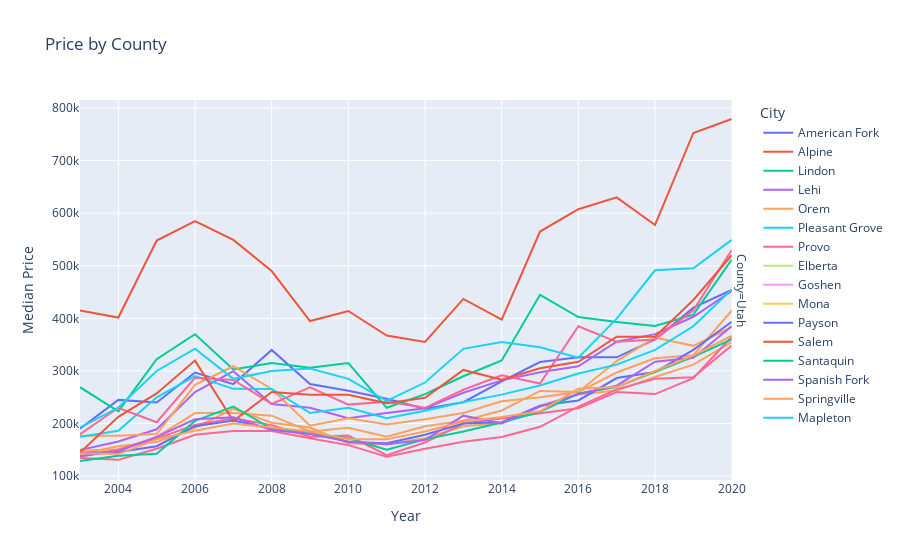

The notebook cell this image was saved under:
### Code cell
px.line(utah_df[utah_df.County == "Utah"], x="Year", y="Median Price", line_group ="Zip", color="City", facet_row="County", title='Price by County')

### Figure 1 — Plotly figure (JSON) as saved in the notebook; plotly's stock layout.template omitted (floating-point values rounded to 4 significant figures)
{"data": [{"hovertemplate": "City=American Fork<br>County=Utah<br>Zip=84003<br>Year=%{x}<br>Median Price=%{y}<extra></extra>", "legendgroup": "American Fork", "line": {"color": "#636efa", "dash": "solid"}, "mode": "lines", "name": "American Fork", "orientation": "v", "showlegend": true, "type": "scatter", "x": [2003, 2004, 2005, 2006, 2007, 2008, 2009, 2010, 2011, 2012, 2013, 2014, 2015, 2016, 2017, 2018, 2019, 2020], "xaxis": "x", "y": [190000, 245000, 239950, 297000, 275000, 340000, 275000, 262500, 247000, 228326, 240650, 280000, 317000, 326000, 325900, 359900, 420250, 454000], "yaxis": "y"}, {"hovertemplate": "City=Alpine<br>County=Utah<br>Zip=84004<br>Year=%{x}<br>Median Price=%{y}<extra></extra>", "legendgroup": "Alpine", "line": {"color": "#EF553B", "dash": "solid"}, "mode": "lines", "name": "Alpine", "orientation": "v", "showlegend": true, "type": "scatter", "x": [2003, 2004, 2005, 2006, 2007, 2008, 2009, 2010, 2011, 2012, 2013, 2014, 2015, 2016, 2017, 2018, 2019, 2020], "xaxis": "x", "y": [415000, 401500, 547950, 585000, 549150, 490000, 394950, 414000, 367250, 355000, 437000, 397500, 565000, 607500, 630000, 577500, 752500, 779000], "yaxis": "y"}, {"hovertemplate": "City=Lindon<br>County=Utah<br>Zip=84042<br>Year=%{x}<br>Median Price=%{y}<extra></extra>", "legendgroup": "Lindon", "line": {"color": "#00cc96", "dash": "solid"}, "mode": "lines", "name": "Lindon", "orientation": "v", "showlegend": true, "type": "scatter", "x": [2003, 2004, 2005, 2006, 2007, 2008, 2009, 2010, 2011, 2012, 2013, 2014, 2015, 2016, 2017, 2018, 2019, 2020], "xaxis": "x", "y": [269125, 223000, 322450, 369990, 303000, 315000, 306000, 315000, 230000, 256050, 290000, 320000, 444750, 402500, 393000, 385700, 407000, 511750], "yaxis": "y"}, {"hovertemplate": "City=Lehi<br>County=Utah<br>Zip=84043<br>Year=%{x}<br>Median Price=%{y}<extra></extra>", "legendgroup": "Lehi", "line": {"color": "#ab63fa", "dash": "solid"}, "mode": "lines", "name": "Lehi", "orientation": "v", "showlegend": true, "type": "scatter", "x": [2003, 2004, 2005, 2006, 2007, 2008, 2009, 2010, 2011, 2012, 2013, 2014, 2015, 2016, 2017, 2018, 2019, 2020], "xaxis": "x", "y": [149900, 165830, 189162, 259900, 299500, 237000, 229900, 210000, 219900, 229000, 258500, 282098, 297500, 309000, 355500, 370000, 403000, 452000], "yaxis": "y"}, {"hovertemplate": "City=Orem<br>County=Utah<br>Zip=84057<br>Year=%{x}<br>Median Price=%{y}<extra></extra>", "legendgroup": "Orem", "line": {"color": "#FFA15A", "dash": "solid"}, "mode": "lines", "name": "Orem", "orientation": "v", "showlegend": true, "type": "scatter", "x": [2003, 2004, 2005, 2006, 2007, 2008, 2009, 2010, 2011, 2012, 2013, 2014, 2015, 2016, 2017, 2018, 2019, 2020], "xaxis": "x", "y": [142000, 157000, 164800, 192000, 228000, 201569, 192500, 162000, 160500, 172000, 194949, 200500, 233950, 255000, 263000, 288500, 312000, 355000], "yaxis": "y"}, {"hovertemplate": "City=Orem<br>County=Utah<br>Zip=84058<br>Year=%{x}<br>Median Price=%{y}<extra></extra>", "legendgroup": "Orem", "line": {"color": "#FFA15A", "dash": "solid"}, "mode": "lines", "name": "Orem", "orientation": "v", "showlegend": false, "type": "scatter", "x": [2003, 2004, 2005, 2006, 2007, 2008, 2009, 2010, 2011, 2012, 2013, 2014, 2015, 2016, 2017, 2018, 2019, 2020], "xaxis": "x", "y": [148500, 151050, 174300, 219900, 220000, 215000, 185000, 192000, 174900, 195000, 205250, 224900, 261990, 259900, 318777, 363500, 347750, 383645], "yaxis": "y"}, {"hovertemplate": "City=Orem<br>County=Utah<br>Zip=84097<br>Year=%{x}<br>Median Price=%{y}<extra></extra>", "legendgroup": "Orem", "line": {"color": "#FFA15A", "dash": "solid"}, "mode": "lines", "name": "Orem", "orientation": "v", "showlegend": false, "type": "scatter", "x": [2003, 2004, 2005, 2006, 2007, 2008, 2009, 2010, 2011, 2012, 2013, 2014, 2015, 2016, 2017, 2018, 2019, 2020], "xaxis": "x", "y": [177000, 176900, 180000, 273750, 309000, 265800, 196000, 210000, 198450, 208000, 220000, 242500, 250000, 259950, 297000, 324000, 330000, 415000], "yaxis": "y"}, {"hovertemplate": "City=Pleasant Grove<br>County=Utah<br>Zip=84062<br>Year=%{x}<br>Median Price=%{y}<extra></extra>", "legendgroup": "Pleasant Grove", "line": {"color": "#19d3f3", "dash": "solid"}, "mode": "lines", "name": "Pleasant Grove", "orientation": "v", "showlegend": true, "type": "scatter", "x": [2003, 2004, 2005, 2006, 2007, 2008, 2009, 2010, 2011, 2012, 2013, 2014, 2015, 2016, 2017, 2018, 2019, 2020], "xaxis": "x", "y": [175000, 186250, 250000, 290095, 266000, 265900, 220000, 230000, 210000, 224250, 241000, 255000, 272360, 295000, 312000, 340000, 385000, 455000], "yaxis": "y"}, {"hovertemplate": "City=Provo<br>County=Utah<br>Zip=84601<br>Year=%{x}<br>Median Price=%{y}<extra></extra>", "legendgroup": "Provo", "line": {"color": "#FF6692", "dash": "solid"}, "mode": "lines", "name": "Provo", "orientation": "v", "showlegend": true, "type": "scatter", "x": [2003, 2004, 2005, 2006, 2007, 2008, 2009, 2010, 2011, 2012, 2013, 2014, 2015, 2016, 2017, 2018, 2019, 2020], "xaxis": "x", "y": [134750, 131000, 152000, 178750, 186000, 186000, 172225, 158992, 136900, 152000, 165500, 174300, 193900, 232000, 265000, 285000, 288000, 348500], "yaxis": "y"}, {"hovertemplate": "City=Provo<br>County=Utah<br>Zip=84604<br>Year=%{x}<br>Median Price=%{y}<extra></extra>", "legendgroup": "Provo", "line": {"color": "#FF6692", "dash": "solid"}, "mode": "lines", "name": "Provo", "orientation": "v", "showlegend": false, "type": "scatter", "x": [2003, 2004, 2005, 2006, 2007, 2008, 2009, 2010, 2011, 2012, 2013, 2014, 2015, 2016, 2017, 2018, 2019, 2020], "xaxis": "x", "y": [179900, 230000, 202450, 287000, 283000, 237450, 268900, 236000, 241250, 230000, 264250, 291750, 276000, 385000, 355400, 360000, 415500, 529900], "yaxis": "y"}, {"hovertemplate": "City=Provo<br>County=Utah<br>Zip=84606<br>Year=%{x}<br>Median Price=%{y}<extra></extra>", "legendgroup": "Provo", "line": {"color": "#FF6692", "dash": "solid"}, "mode": "lines", "name": "Provo", "orientation": "v", "showlegend": false, "type": "scatter", "x": [2003, 2004, 2005, 2006, 2007, 2008, 2009, 2010, 2011, 2012, 2013, 2014, 2015, 2016, 2017, 2018, 2019, 2020], "xaxis": "x", "y": [137000, 150075, 171603, 197500, 210000, 197000, 174900, 177050, 139749, 164000, 200000, 210000, 220000, 229250, 260000, 256000, 286250, 365000], "yaxis": "y"}, {"hovertemplate": "City=Elberta<br>County=Utah<br>Zip=84626<br>Year=%{x}<br>Median Price=%{y}<extra></extra>", "legendgroup": "Elberta", "line": {"color": "#B6E880", "dash": "solid"}, "mode": "lines", "name": "Elberta", "orientation": "v", "showlegend": true, "type": "scatter", "x": [2003, 2004, 2005, 2006, 2007, 2008, 2009, 2010, 2011, 2012, 2013, 2014, 2015, 2016, 2017, 2018, 2019, 2020], "xaxis": "x", "y": [null, null, null, null, null, null, null, null, null, null, null, null, null, null, null, null, null, null], "yaxis": "y"}, {"hovertemplate": "City=Goshen<br>County=Utah<br>Zip=84633<br>Year=%{x}<br>Median Price=%{y}<extra></extra>", "legendgroup": "Goshen", "line": {"color": "#FF97FF", "dash": "solid"}, "mode": "lines", "name": "Goshen", "orientation": "v", "showlegend": true, "type": "scatter", "x": [2003, 2004, 2005, 2006, 2007, 2008, 2009, 2010, 2011, 2012, 2013, 2014, 2015, 2016, 2017, 2018, 2019, 2020], "xaxis": "x", "y": [null, null, null, null, null, null, null, null, null, null, 150000, null, null, null, null, 180000, null, 333000], "yaxis": "y"}, {"hovertemplate": "City=Mona<br>County=Utah<br>Zip=84645<br>Year=%{x}<br>Median Price=%{y}<extra></extra>", "legendgroup": "Mona", "line": {"color": "#FECB52", "dash": "solid"}, "mode": "lines", "name": "Mona", "orientation": "v", "showlegend": true, "type": "scatter", "x": [2003, 2004, 2005, 2006, 2007, 2008, 2009, 2010, 2011, 2012, 2013, 2014, 2015, 2016, 2017, 2018, 2019, 2020], "xaxis": "x", "y": [null, null, null, null, null, null, null, null, null, null, null, null, null, 210500, null, null, null, null], "yaxis": "y"}, {"hovertemplate": "City=Payson<br>County=Utah<br>Zip=84651<br>Year=%{x}<br>Median Price=%{y}<extra></extra>", "legendgroup": "Payson", "line": {"color": "#636efa", "dash": "solid"}, "mode": "lines", "name": "Payson", "orientation": "v", "showlegend": true, "type": "scatter", "x": [2003, 2004, 2005, 2006, 2007, 2008, 2009, 2010, 2011, 2012, 2013, 2014, 2015, 2016, 2017, 2018, 2019, 2020], "xaxis": "x", "y": [143900, 145900, 157000, 195000, 205658, 190000, 185000, 164900, 162500, 178700, 200000, 202500, 233785, 243875, 286500, 298000, 340000, 393500], "yaxis": "y"}, {"hovertemplate": "City=Salem<br>County=Utah<br>Zip=84653<br>Year=%{x}<br>Median Price=%{y}<extra></extra>", "legendgroup": "Salem", "line": {"color": "#EF553B", "dash": "solid"}, "mode": "lines", "name": "Salem", "orientation": "v", "showlegend": true, "type": "scatter", "x": [2003, 2004, 2005, 2006, 2007, 2008, 2009, 2010, 2011, 2012, 2013, 2014, 2015, 2016, 2017, 2018, 2019, 2020], "xaxis": "x", "y": [145000, 212700, 257227, 319700, 205000, 260000, 254900, 254900, 238750, 249000, 302000, 283259, 305100, 317518, 365000, 365050, 434900, 520000], "yaxis": "y"}, {"hovertemplate": "City=Santaquin<br>County=Utah<br>Zip=84655<br>Year=%{x}<br>Median Price=%{y}<extra></extra>", "legendgroup": "Santaquin", "line": {"color": "#00cc96", "dash": "solid"}, "mode": "lines", "name": "Santaquin", "orientation": "v", "showlegend": true, "type": "scatter", "x": [2003, 2004, 2005, 2006, 2007, 2008, 2009, 2010, 2011, 2012, 2013, 2014, 2015, 2016, 2017, 2018, 2019, 2020], "xaxis": "x", "y": [128825, 138935, 142450, 205000, 232450, 189900, 180500, 172000, 150200, 169900, 184747, 202000, 222465, 257100, 269400, 298000, 327000, 360000], "yaxis": "y"}, {"hovertemplate": "City=Spanish Fork<br>County=Utah<br>Zip=84660<br>Year=%{x}<br>Median Price=%{y}<extra></extra>", "legendgroup": "Spanish Fork", "line": {"color": "#ab63fa", "dash": "solid"}, "mode": "lines", "name": "Spanish Fork", "orientation": "v", "showlegend": true, "type": "scatter", "x": [2003, 2004, 2005, 2006, 2007, 2008, 2009, 2010, 2011, 2012, 2013, 2014, 2015, 2016, 2017, 2018, 2019, 2020], "xaxis": "x", "y": [138200, 147500, 174800, 208000, 212000, 187900, 180100, 166000, 160900, 168600, 215000, 200000, 232450, 256250, 272000, 317688, 325000, 385000], "yaxis": "y"}, {"hovertemplate": "City=Springville<br>County=Utah<br>Zip=84663<br>Year=%{x}<br>Median Price=%{y}<extra></extra>", "legendgroup": "Springville", "line": {"color": "#FFA15A", "dash": "solid"}, "mode": "lines", "name": "Springville", "orientation": "v", "showlegend": true, "type": "scatter", "x": [2003, 2004, 2005, 2006, 2007, 2008, 2009, 2010, 2011, 2012, 2013, 2014, 2015, 2016, 2017, 2018, 2019, 2020], "xaxis": "x", "y": [143500, 141900, 169950, 186250, 199950, 192000, 184900, 170000, 169950, 184950, 203900, 212650, 223402, 266000, 269500, 300000, 328995, 366950], "yaxis": "y"}, {"hovertemplate": "City=Mapleton<br>County=Utah<br>Zip=84664<br>Year=%{x}<br>Median Price=%{y}<extra></extra>", "legendgroup": "Mapleton", "line": {"color": "#19d3f3", "dash": "solid"}, "mode": "lines", "name": "Mapleton", "orientation": "v", "showlegend": true, "type": "scatter", "x": [2003, 2004, 2005, 2006, 2007, 2008, 2009, 2010, 2011, 2012, 2013, 2014, 2015, 2016, 2017, 2018, 2019, 2020], "xaxis": "x", "y": [192457, 230500, 300000, 342334, 285000, 300000, 304500, 285000, 243000, 278000, 342000, 355000, 345000, 325300, 399362, 491406, 495100, 549195], "yaxis": "y"}], "layout": {"annotations": [{"font": {}, "showarrow": false, "text": "County=Utah", "textangle": 90, "x": 0.98, "xanchor": "left", "xref": "paper", "y": 0.5, "yanchor": "middle", "yref": "paper"}], "legend": {"title": {"text": "City"}, "tracegroupgap": 0}, "title": {"text": "Price by County"}, "xaxis": {"anchor": "y", "domain": [0, 0.98], "title": {"text": "Year"}}, "yaxis": {"anchor": "x", "domain": [0, 1], "title": {"text": "Median Price"}}}}
